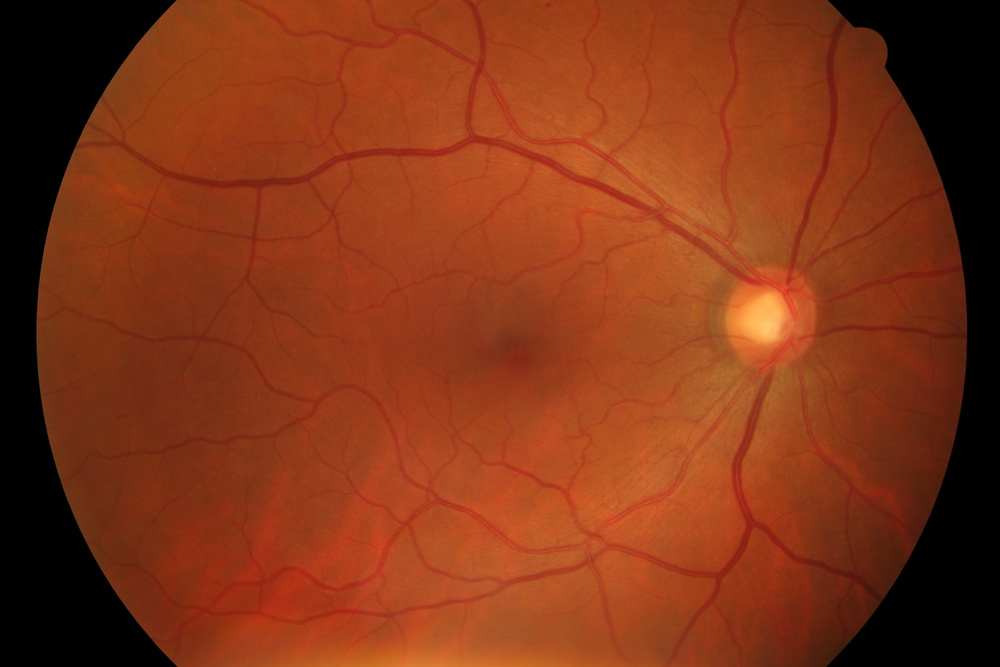
#> input picture healthy/15_h.jpg, 1000 x 667 px, shrunk from 3504 x 2336 before the run
$ python Script1.py
#> lines starting #> are read from the running program, lines starting #| are printed output that depends on the picture; after the words box and inside, x2 and y2 are one past the last pixel; in counts of white or black regions, pixels touching at a corner belong together
import cv2
import numpy as np

kernel1 = np.array([[0, 0, 0, 0, 0, 0, 0, 0, 0],
          [0, 0, 0, 0, 0, 0, 0, 0, 0],
          [0, 0, 0, 0, 0, 0, 0, 0, 0],
          [0, 0, 0, 0, 0, 0, 0, 0, 0],
          [1, 1, 1, 1, 1, 1, 1, 1, 1],
          [0, 0, 0, 0, 0, 0, 0, 0, 0],
          [0, 0, 0, 0, 0, 0, 0, 0, 0],
          [0, 0, 0, 0, 0, 0, 0, 0, 0],
          [0, 0, 0, 0, 0, 0, 0, 0, 0]], np.uint8)

kernel2 = np.array([[1, 0, 0, 0, 0, 0, 0, 0, 0],
          [0, 1, 0, 0, 0, 0, 0, 0, 0],
          [0, 0, 1, 0, 0, 0, 0, 0, 0],
          [0, 0, 0, 1, 0, 0, 0, 0, 0],
          [0, 0, 0, 0, 1, 0, 0, 0, 0],
          [0, 0, 0, 0, 0, 1, 0, 0, 0],
          [0, 0, 0, 0, 0, 0, 1, 0, 0],
          [0, 0, 0, 0, 0, 0, 0, 1, 0],
          [0, 0, 0, 0, 0, 0, 0, 0, 1]], np.uint8)

kernel3 = np.array([[0, 0, 0, 0, 0, 0, 0, 0, 1],
          [0, 0, 0, 0, 0, 0, 0, 1, 0],
          [0, 0, 0, 0, 0, 0, 1, 0, 0],
          [0, 0, 0, 0, 0, 1, 0, 0, 0],
          [0, 0, 0, 0, 1, 0, 0, 0, 0],
          [0, 0, 0, 1, 0, 0, 0, 0, 0],
          [0, 0, 1, 0, 0, 0, 0, 0, 0],
          [0, 1, 0, 0, 0, 0, 0, 0, 0],
          [1, 0, 0, 0, 0, 0, 0, 0, 0]], np.uint8)

kernel4 = np.array([[0, 0, 0, 0, 1, 0, 0, 0, 0],
          [0, 0, 0, 0, 1, 0, 0, 0, 0],
          [0, 0, 0, 0, 1, 0, 0, 0, 0],
          [0, 0, 0, 0, 1, 0, 0, 0, 0],
          [0, 0, 0, 0, 1, 0, 0, 0, 0],
          [0, 0, 0, 0, 1, 0, 0, 0, 0],
          [0, 0, 0, 0, 1, 0, 0, 0, 0],
          [0, 0, 0, 0, 1, 0, 0, 0, 0],
          [0, 0, 0, 0, 1, 0, 0, 0, 0]], np.uint8)

file = 'healthy/15_h.jpg'
image = cv2.imread(file)
#> image is the input picture: shape (667, 1000, 3); mean B, G, R 22.8, 53.1, 129.7

b, g, r = cv2.split(image)
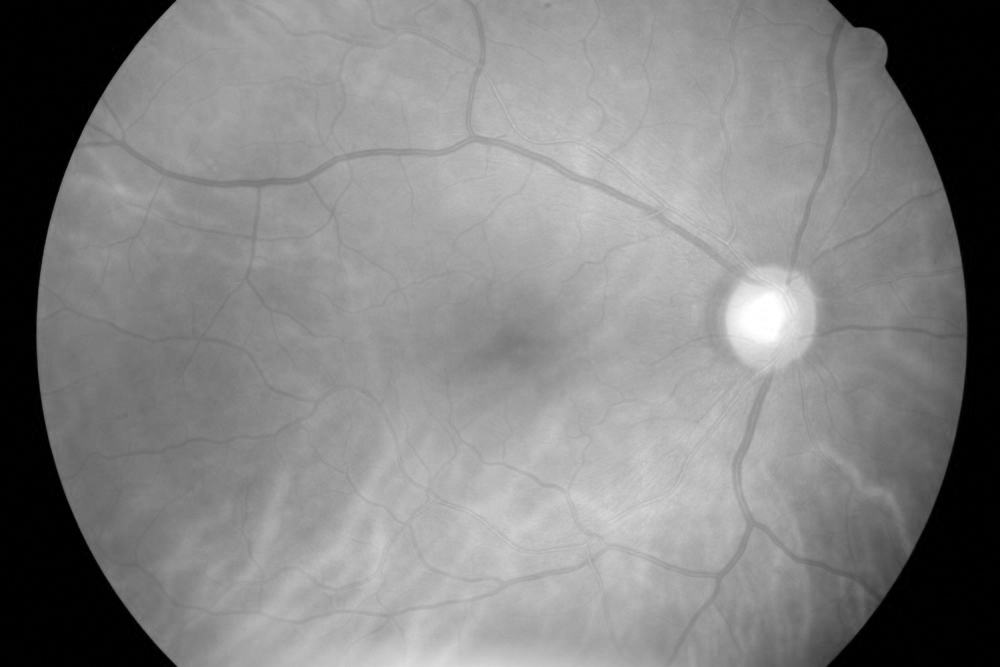
#> r: shape (667, 1000); min 0, max 255, mean 129.7
clahe = cv2.createCLAHE(clipLimit=2.0, tileGridSize=(8, 8))
enhanced = clahe.apply(g)
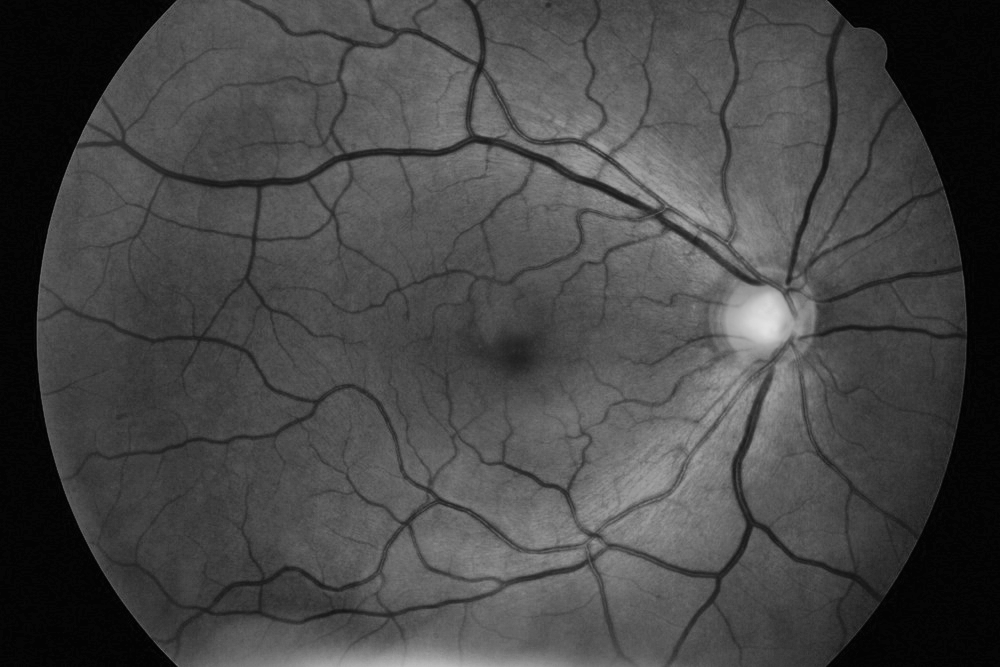
#> enhanced: shape (667, 1000); min 3, max 225, mean 70.7
cv2.imwrite('Results/Clahe.jpg', enhanced)
tophat = cv2.morphologyEx(enhanced, cv2.MORPH_BLACKHAT, cv2.getStructuringElement(cv2.MORPH_ELLIPSE, (29, 29)))
_, f6 = cv2.threshold(tophat, 5, 255, cv2.THRESH_OTSU)
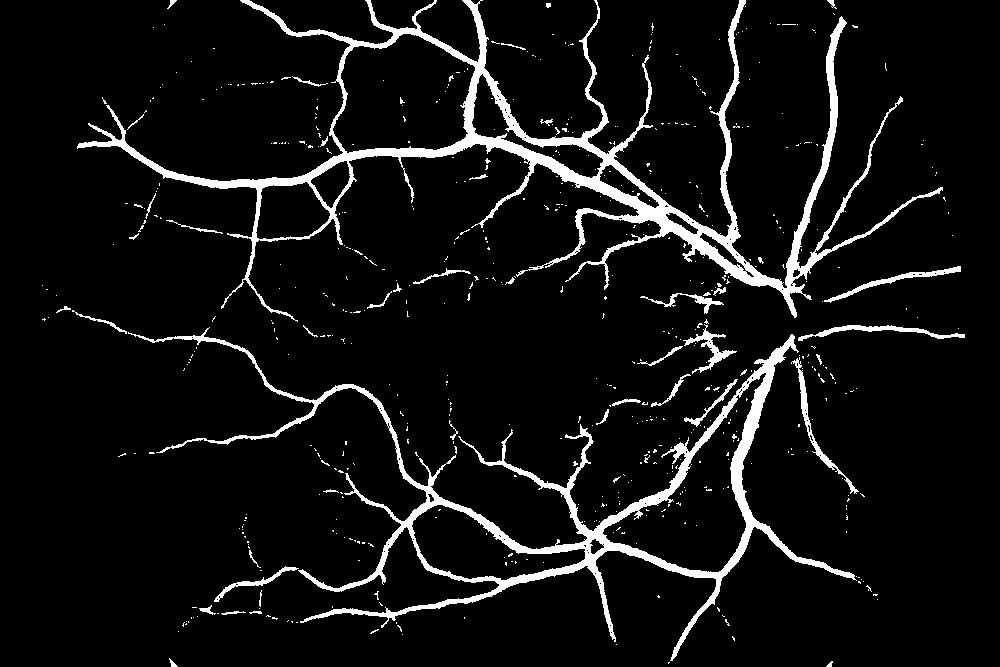
#> f6: shape (667, 1000); 7% white; 591 white regions (547 under 20 px), largest, box (x1, y1, x2, y2) and area: (77, 0, 943, 322) 22987, (128, 327, 857, 661) 16214, (791, 357, 859, 494) 724
cv2.imwrite('Results/Tophat1.jpg', tophat)
tophat2 = cv2.morphologyEx(enhanced, cv2.MORPH_BLACKHAT, kernel1)
cv2.imwrite('Results/Tophat2.jpg', tophat2)
tophat3 = cv2.morphologyEx(enhanced, cv2.MORPH_BLACKHAT, kernel2)
cv2.imwrite('Results/Tophat3.jpg', tophat3)
tophat4 = cv2.morphologyEx(enhanced, cv2.MORPH_BLACKHAT, kernel3)
cv2.imwrite('Results/Tophat4.jpg', tophat4)
tophat5 = cv2.morphologyEx(enhanced, cv2.MORPH_BLACKHAT, kernel4)
cv2.imwrite('Results/Tophat5.jpg', tophat5)
tophat_final = cv2.add(tophat, tophat2)
tophat_final = cv2.add(tophat_final, tophat3)
tophat_final = cv2.add(tophat_final, tophat4)
tophat_final = cv2.add(tophat_final, tophat5)
tophat_final = cv2.morphologyEx(tophat_final, cv2.MORPH_CLOSE, cv2.getStructuringElement(cv2.MORPH_ELLIPSE, (9, 9)))
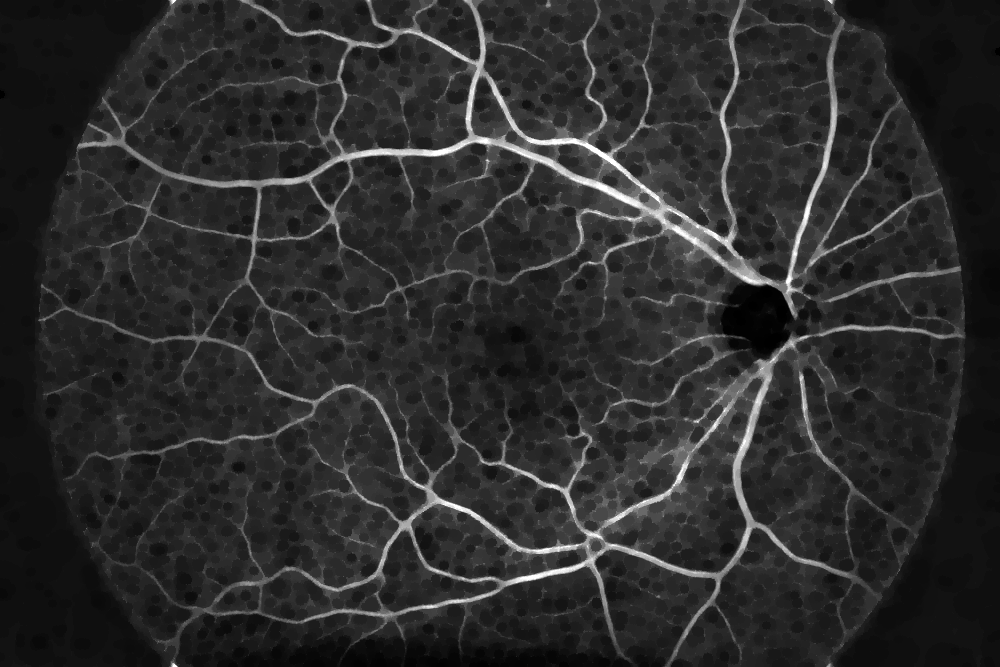
#> tophat_final: shape (667, 1000); min 0, max 255, mean 44.3
cv2.imwrite('Results/TophatFinal.jpg', tophat_final)
lookUpTable = np.empty((1,256), np.uint8)
gamma = 1.0
for i in range(256):
    lookUpTable[0,i] = np.clip(pow(i / 255.0, gamma) * 255.0, 0, 255)
res = cv2.LUT(tophat_final, lookUpTable)
cv2.imwrite('Results/Res.jpg', res)


_, f6 = cv2.threshold(tophat, 5, 255, cv2.THRESH_OTSU)
cv2.imwrite('Results/Tresh.jpg', f6)
blur = cv2.medianBlur(f6, 9)
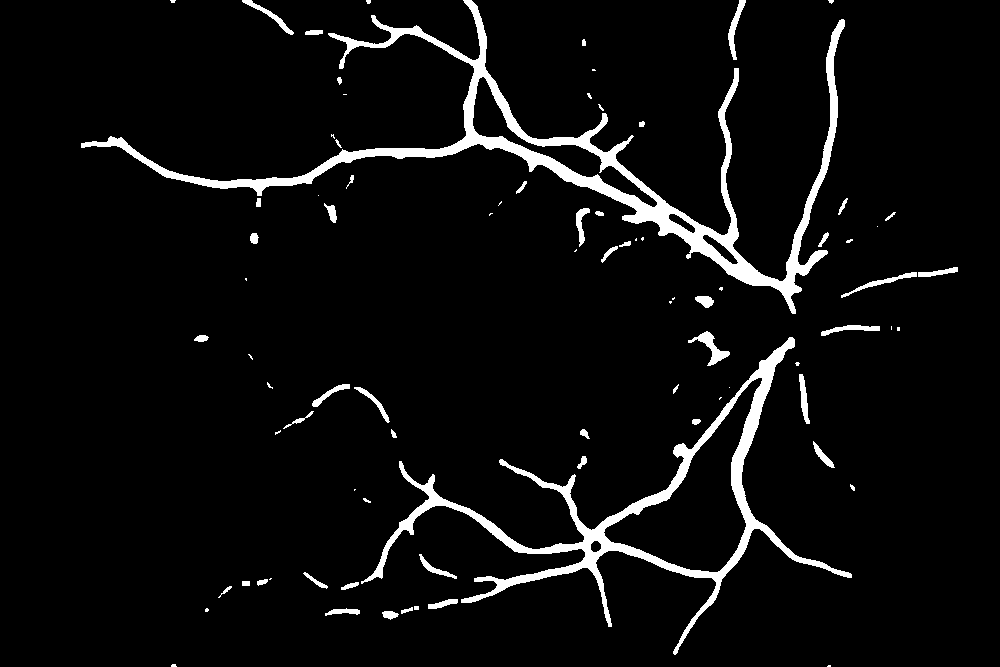
#> blur: shape (667, 1000); 5.2% white; 83 white regions (33 under 20 px)
cv2.imwrite('Results/Blur.jpg', blur)
mask = np.ones(blur.shape[:2], dtype="uint8") * 255
contours, hierarchy = cv2.findContours(blur.copy(), cv2.RETR_LIST, cv2.CHAIN_APPROX_SIMPLE)
#> contours = 88 contours, 42 with area under 20; largest, box (x1, y1, x2, y2) and area: (361, 337, 852, 655) 21836, (81, 0, 845, 314) 19594, (603, 377, 763, 573) 11304, (472, 76, 658, 208) 3786, (688, 331, 730, 366) 371
for cnt in contours:
    if cv2.contourArea(cnt) <= 200:
        cv2.drawContours(mask, [cnt], -1, 0, -1)
#> this loop made 88 passes
#> cnt on passes 1, 7, 11, 13, 18, 27, 28, 40, 41, 47, 50, 54: [[828, 665], [827, 666], [830, 666], [830, 665]], [[414, 606], [414, 609], [418, 609], [418, 606]], [[242, 581], [242, 585], [249, 585], [249, 581]], [[270, 578], [269, 579], [270, 579], [271, 578]], [[354, 489], [354, 490], [355, 489]], [[720, 397], [719, 398], [719, 399], [721, 397]], [[729, 387]], [[897, 327], [897, 330], [899, 330], [899, 327]], [[891, 326], [891, 329]], [[245, 278], [245, 279], [246, 280], [246, 278]], [[576, 249], [574, 251], [575, 251], [576, 250]], [[636, 238], [635, 239], [635, 240], [636, 240]]
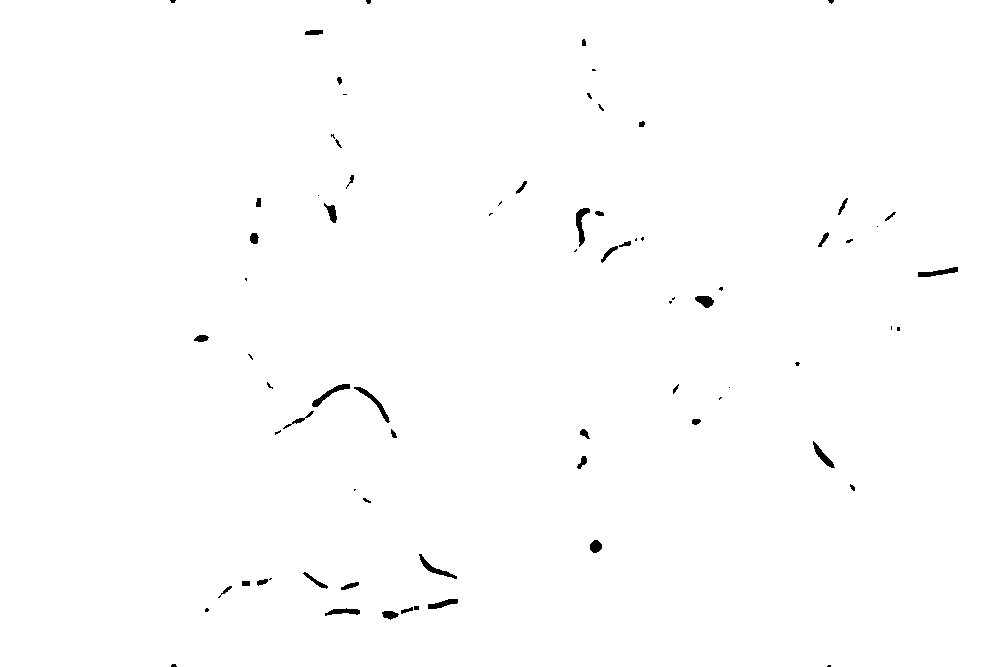
#> mask: shape (667, 1000); 99.4% white; 76 black regions (33 under 20 px), largest, box (x1, y1, x2, y2) and area: (576, 208, 590, 247) 235, (312, 384, 350, 407) 219, (354, 387, 390, 423) 219
im = cv2.bitwise_and(blur, blur, mask=mask)
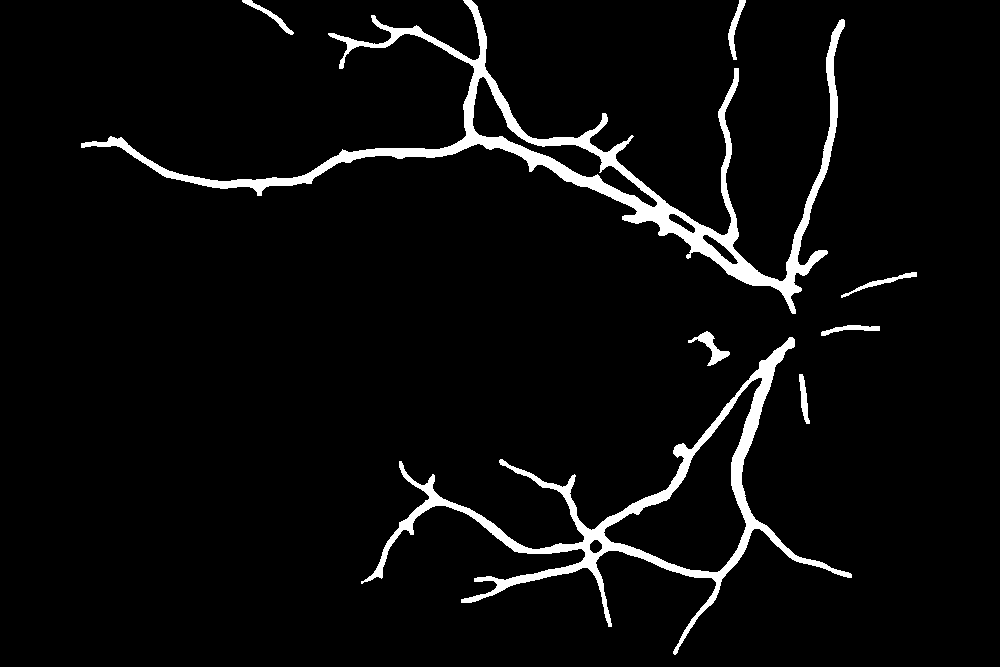
#> im: shape (667, 1000); 4.6% white; 8 white regions, largest, box (x1, y1, x2, y2) and area: (81, 0, 845, 314) 17167, (361, 337, 852, 655) 11808, (688, 331, 730, 366) 431
cv2.imwrite('Results/Cont.jpg', im)

$ run again, with healthy/02_h.jpg copied over healthy/15_h.jpg
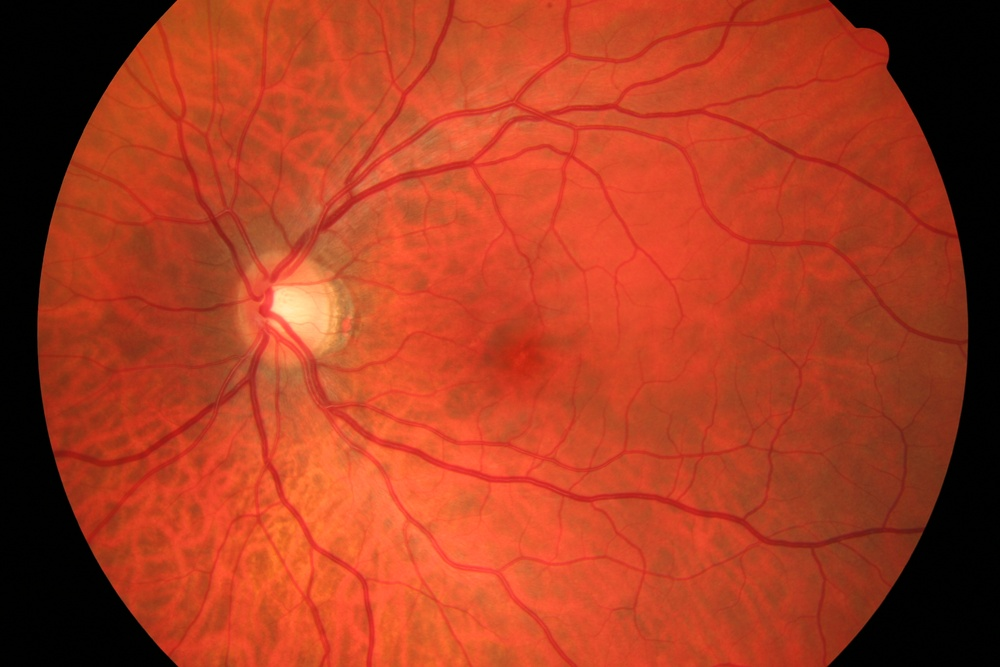
#> input picture healthy/02_h.jpg, 1000 x 667 px, shrunk from 3504 x 2336 before the run
#> image is the input picture: shape (667, 1000, 3); mean B, G, R 32.7, 59.9, 169.4
#> f6: shape (667, 1000); 8.5% white; 548 white regions (495 under 20 px), largest, box (x1, y1, x2, y2) and area: (54, 0, 967, 667) 50879, (326, 250, 398, 292) 431, (148, 303, 233, 312) 246
#> blur: shape (667, 1000); 6.1% white; 100 white regions (36 under 20 px)
#> contours = 103 contours, 47 with area under 20; largest, box (x1, y1, x2, y2) and area: (56, 0, 889, 667) 34516, (354, 107, 521, 193) 4453, (301, 570, 331, 667) 689, (120, 438, 200, 504) 350, (860, 274, 944, 342) 342
#> the loop `for cnt in contours:` made 103 passes
#> cnt on passes 1, 9, 10, 17, 18, 26, 28, 31: [[174, 666], [177, 666]], [[475, 619], [475, 620], [476, 620]], [[445, 618], [445, 620], [446, 621], [446, 619]], [[546, 564], [547, 565], [548, 565], [548, 564]], [[297, 561]], [[620, 535]], [[366, 533], [366, 534]], [[364, 528], [364, 529], [365, 529], [365, 528]]
#> after the loop `for cnt in contours:`:
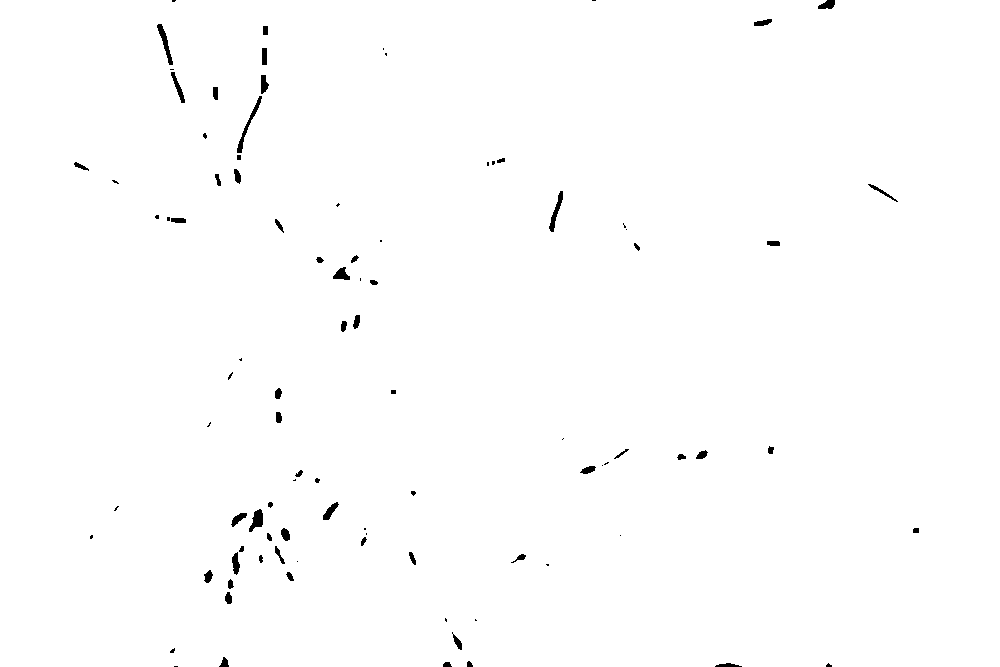
#> mask: shape (667, 1000); 99.4% white; 95 black regions (37 under 20 px), largest, box (x1, y1, x2, y2) and area: (237, 96, 262, 153) 229, (157, 24, 173, 65) 205, (549, 191, 563, 232) 188
#> `im = cv2.bitwise_and(blur, blur, mask=mask)`:
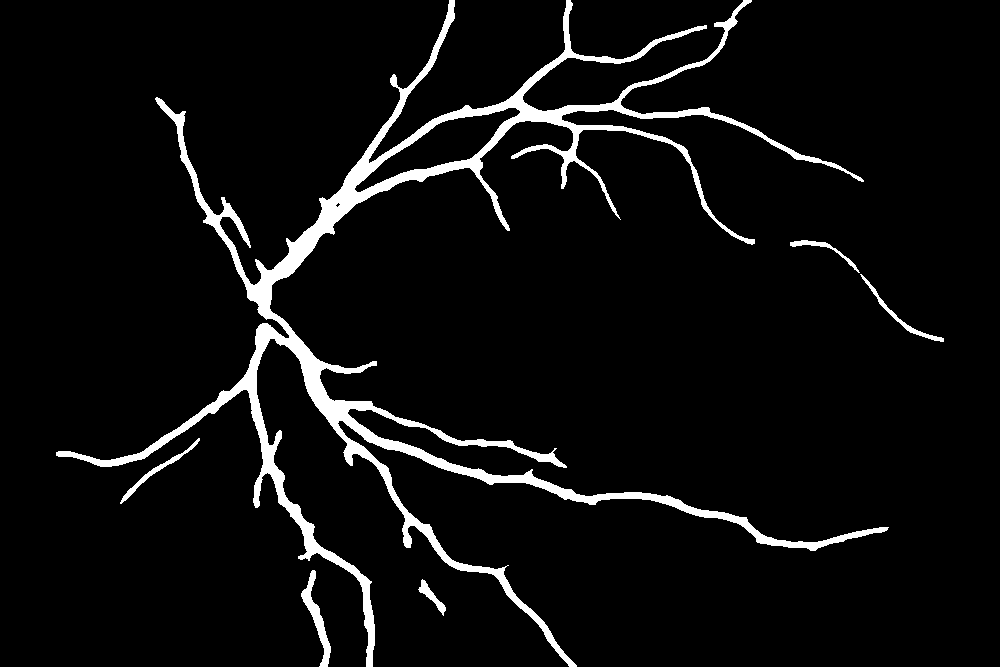
#> im: shape (667, 1000); 5.5% white; 6 white regions, box (x1, y1, x2, y2) and area: (56, 0, 889, 667) 34151, (301, 570, 331, 667) 792, (860, 274, 944, 342) 437, (120, 438, 200, 504) 434, (790, 240, 860, 273) 309, (418, 579, 446, 616) 276
